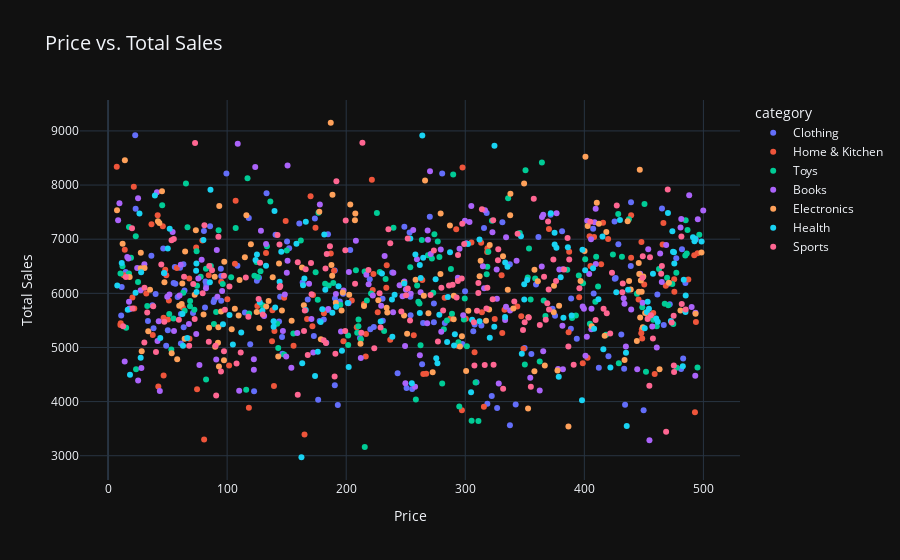
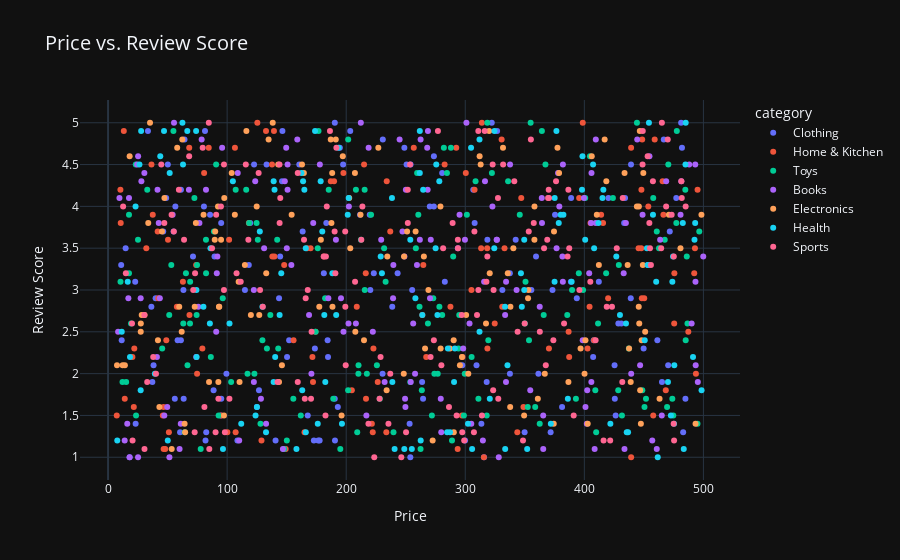

The notebook cell saved with these charts, in order:
### Code cell
fig = px.scatter(df, x='price', y='total_sales', color='category', title='Price vs. Total Sales',
                 color_continuous_scale='Viridis')

fig.update_layout(
    title_font_size=20,
    xaxis_title="Price",
    yaxis_title="Total Sales",
    template="plotly_dark"
)

fig.show()

# Scatter plot: price vs. review_score with Viridis color palette
fig = px.scatter(df, x='price', y='review_score', color='category', title='Price vs. Review Score',
                 color_continuous_scale='Viridis')

fig.update_layout(
    title_font_size=20,
    xaxis_title="Price",
    yaxis_title="Review Score",
    template="plotly_dark"
)

fig.show()

### Figure 1 — Plotly figure (JSON) as saved in the notebook; plotly's stock layout.template omitted (floating-point values rounded to 4 significant figures; data arrays with more than 128 entries replaced by an {"elided": "..."} marker saying what was removed)
{"data": [{"hovertemplate": "category=Clothing<br>price=%{x}<br>total_sales=%{y}<extra></extra>", "legendgroup": "Clothing", "marker": {"color": "#636efa", "symbol": "circle"}, "mode": "markers", "name": "Clothing", "orientation": "v", "showlegend": true, "type": "scatter", "x": {"elided": "140 float values"}, "xaxis": "x", "y": {"elided": "140 int values"}, "yaxis": "y"}, {"hovertemplate": "category=Home & Kitchen<br>price=%{x}<br>total_sales=%{y}<extra></extra>", "legendgroup": "Home & Kitchen", "marker": {"color": "#EF553B", "symbol": "circle"}, "mode": "markers", "name": "Home & Kitchen", "orientation": "v", "showlegend": true, "type": "scatter", "x": [475.6, 264.8, 149.2, 405.2, 155.8, 343.7, 222.9, 22.02, 332.9, 447.9, 139.3, 74.76, 387.3, 386.8, 41.65, 36.46, 216.6, 256.7, 118.3, 448.6, 216.4, 172.1, 165.0, 492.9, 187.1, 318.6, 13.21, 347.0, 439.3, 267.2, 51.09, 318.4, 46.65, 305.2, 330.5, 101.7, 468.4, 495.1, 439.3, 445.6, 313.3, 222.3, 128.9, 370.3, 307.8, 331.1, 14.02, 408.2, 402.7, 404.4, 465.7, 414.1, 448.3, 197.7, 10.36, 46.63, 215.0, 10.62, 237.0, 263.9, 315.6, 475.4, 487.3, 493.7, 420.0, 282.7, 204.7, 221.6, 68.38, 95.03, 100.2, 48.91, 107.1, 226.5, 167.1, 395.6, 48.03, 68.15, 324.7, 287.5, 181.3, 80.67, 84.54, 132.7, 171.6, 208.9, 398.7, 234.0, 450.3, 453.7, 62.86, 21.6, 79.21, 233.7, 466.4, 297.7, 32.11, 7.29, 170.1, 457.9, 292.4, 106.5, 37.53, 189.8, 125.4, 293.6, 174.2, 137.7, 313.9, 447.8, 138, 73.98, 492.3, 415.7, 45.99, 147.9, 20.44, 300.4, 57.77, 42.19, 348.9, 139.7, 297.2, 50.33, 459.1], "xaxis": "x", "y": [6027, 4512, 7337, 6503, 5032, 5756, 6357, 5718, 5696, 6950, 4290, 4226, 6766, 5279, 7444, 7275, 5248, 5224, 3885, 5167, 4831, 5971, 3391, 3804, 6735, 6831, 6335, 5578, 6658, 4515, 5867, 6763, 4484, 6940, 6335, 4665, 6138, 6739, 7442, 5888, 6935, 6062, 5658, 7190, 4911, 5269, 6806, 7039, 4809, 7053, 6903, 6537, 5334, 5113, 5414, 5550, 5801, 5447, 5142, 6246, 3904, 6259, 6257, 5472, 7002, 5920, 5868, 8097, 5161, 6213, 5891, 6335, 7709, 5649, 5524, 5929, 6435, 6276, 5528, 5536, 5633, 3301, 6335, 6744, 5391, 5373, 4708, 6520, 6163, 5565, 5732, 7968, 6978, 6105, 7298, 8326, 5998, 8337, 7792, 5638, 7186, 6545, 5230, 6419, 5767, 5030, 7210, 5114, 5649, 5263, 5687, 6846, 6702, 7302, 7237, 5918, 5922, 5530, 6466, 4279, 4978, 5302, 3842, 5515, 4511], "yaxis": "y"}, {"hovertemplate": "category=Toys<br>price=%{x}<br>total_sales=%{y}<extra></extra>", "legendgroup": "Toys", "marker": {"color": "#00cc96", "symbol": "circle"}, "mode": "markers", "name": "Toys", "orientation": "v", "showlegend": true, "type": "scatter", "x": {"elided": "151 float values"}, "xaxis": "x", "y": {"elided": "151 int values"}, "yaxis": "y"}, {"hovertemplate": "category=Books<br>price=%{x}<br>total_sales=%{y}<extra></extra>", "legendgroup": "Books", "marker": {"color": "#ab63fa", "symbol": "circle"}, "mode": "markers", "name": "Books", "orientation": "v", "showlegend": true, "type": "scatter", "x": {"elided": "154 float values"}, "xaxis": "x", "y": {"elided": "154 int values"}, "yaxis": "y"}, {"hovertemplate": "category=Electronics<br>price=%{x}<br>total_sales=%{y}<extra></extra>", "legendgroup": "Electronics", "marker": {"color": "#FFA15A", "symbol": "circle"}, "mode": "markers", "name": "Electronics", "orientation": "v", "showlegend": true, "type": "scatter", "x": {"elided": "138 float values"}, "xaxis": "x", "y": {"elided": "138 int values"}, "yaxis": "y"}, {"hovertemplate": "category=Health<br>price=%{x}<br>total_sales=%{y}<extra></extra>", "legendgroup": "Health", "marker": {"color": "#19d3f3", "symbol": "circle"}, "mode": "markers", "name": "Health", "orientation": "v", "showlegend": true, "type": "scatter", "x": {"elided": "139 float values"}, "xaxis": "x", "y": {"elided": "139 int values"}, "yaxis": "y"}, {"hovertemplate": "category=Sports<br>price=%{x}<br>total_sales=%{y}<extra></extra>", "legendgroup": "Sports", "marker": {"color": "#FF6692", "symbol": "circle"}, "mode": "markers", "name": "Sports", "orientation": "v", "showlegend": true, "type": "scatter", "x": {"elided": "153 float values"}, "xaxis": "x", "y": {"elided": "153 int values"}, "yaxis": "y"}], "layout": {"legend": {"title": {"text": "category"}, "tracegroupgap": 0}, "title": {"font": {"size": 20}, "text": "Price vs. Total Sales"}, "xaxis": {"anchor": "y", "domain": [0, 1], "title": {"text": "Price"}}, "yaxis": {"anchor": "x", "domain": [0, 1], "title": {"text": "Total Sales"}}}}

### Figure 2 — Plotly figure (JSON) as saved in the notebook; plotly's stock layout.template omitted (floating-point values rounded to 4 significant figures; data arrays with more than 128 entries replaced by an {"elided": "..."} marker saying what was removed)
{"data": [{"hovertemplate": "category=Clothing<br>price=%{x}<br>review_score=%{y}<extra></extra>", "legendgroup": "Clothing", "marker": {"color": "#636efa", "symbol": "circle"}, "mode": "markers", "name": "Clothing", "orientation": "v", "showlegend": true, "type": "scatter", "x": {"elided": "140 float values"}, "xaxis": "x", "y": {"elided": "140 float values"}, "yaxis": "y"}, {"hovertemplate": "category=Home & Kitchen<br>price=%{x}<br>review_score=%{y}<extra></extra>", "legendgroup": "Home & Kitchen", "marker": {"color": "#EF553B", "symbol": "circle"}, "mode": "markers", "name": "Home & Kitchen", "orientation": "v", "showlegend": true, "type": "scatter", "x": [475.6, 264.8, 149.2, 405.2, 155.8, 343.7, 222.9, 22.02, 332.9, 447.9, 139.3, 74.76, 387.3, 386.8, 41.65, 36.46, 216.6, 256.7, 118.3, 448.6, 216.4, 172.1, 165.0, 492.9, 187.1, 318.6, 13.21, 347.0, 439.3, 267.2, 51.09, 318.4, 46.65, 305.2, 330.5, 101.7, 468.4, 495.1, 439.3, 445.6, 313.3, 222.3, 128.9, 370.3, 307.8, 331.1, 14.02, 408.2, 402.7, 404.4, 465.7, 414.1, 448.3, 197.7, 10.36, 46.63, 215.0, 10.62, 237.0, 263.9, 315.6, 475.4, 487.3, 493.7, 420.0, 282.7, 204.7, 221.6, 68.38, 95.03, 100.2, 48.91, 107.1, 226.5, 167.1, 395.6, 48.03, 68.15, 324.7, 287.5, 181.3, 80.67, 84.54, 132.7, 171.6, 208.9, 398.7, 234.0, 450.3, 453.7, 62.86, 21.6, 79.21, 233.7, 466.4, 297.7, 32.11, 7.29, 170.1, 457.9, 292.4, 106.5, 37.53, 189.8, 125.4, 293.6, 174.2, 137.7, 313.9, 447.8, 138, 73.98, 492.3, 415.7, 45.99, 147.9, 20.44, 300.4, 57.77, 42.19, 348.9, 139.7, 297.2, 50.33, 459.1], "xaxis": "x", "y": [3.2, 3.3, 1.1, 3.8, 2.4, 1.3, 2.3, 2.3, 3.5, 4.2, 4.9, 2, 2.2, 2.5, 3.7, 4.5, 1.7, 4.7, 3.8, 4.8, 3.2, 1.9, 1.3, 3.5, 4.3, 2.3, 4.9, 4.1, 4.7, 2.2, 1.3, 3.5, 1.1, 3, 4.8, 3.6, 1.8, 4.2, 1, 3.5, 3.5, 1.3, 1.2, 2.3, 4.2, 2.8, 1.7, 2.4, 2.3, 2.8, 4.3, 3.9, 2.9, 4.4, 4.2, 1.6, 4.5, 3.8, 3.7, 2.7, 1, 2.6, 2.5, 2, 2.9, 4.5, 1.8, 1.4, 2.7, 1.5, 1.3, 2.4, 1.3, 1.9, 3.5, 4.1, 1.1, 4.7, 2.6, 2.8, 3.4, 4.4, 4.7, 4.9, 2.2, 2.8, 5, 4.3, 2.9, 4, 3.1, 1.6, 2.3, 1.3, 3.9, 2.2, 3.5, 1.5, 3.5, 1.5, 4.7, 4.7, 3.9, 4.3, 5, 1.1, 2.5, 4.5, 5, 3.5, 3.4, 3.3, 3.2, 3.8, 1.5, 3.3, 2.2, 4.4, 2.8, 2.9, 1.6, 3.4, 1.5, 3.6, 4.8], "yaxis": "y"}, {"hovertemplate": "category=Toys<br>price=%{x}<br>review_score=%{y}<extra></extra>", "legendgroup": "Toys", "marker": {"color": "#00cc96", "symbol": "circle"}, "mode": "markers", "name": "Toys", "orientation": "v", "showlegend": true, "type": "scatter", "x": {"elided": "151 float values"}, "xaxis": "x", "y": {"elided": "151 float values"}, "yaxis": "y"}, {"hovertemplate": "category=Books<br>price=%{x}<br>review_score=%{y}<extra></extra>", "legendgroup": "Books", "marker": {"color": "#ab63fa", "symbol": "circle"}, "mode": "markers", "name": "Books", "orientation": "v", "showlegend": true, "type": "scatter", "x": {"elided": "154 float values"}, "xaxis": "x", "y": {"elided": "154 float values"}, "yaxis": "y"}, {"hovertemplate": "category=Electronics<br>price=%{x}<br>review_score=%{y}<extra></extra>", "legendgroup": "Electronics", "marker": {"color": "#FFA15A", "symbol": "circle"}, "mode": "markers", "name": "Electronics", "orientation": "v", "showlegend": true, "type": "scatter", "x": {"elided": "138 float values"}, "xaxis": "x", "y": {"elided": "138 float values"}, "yaxis": "y"}, {"hovertemplate": "category=Health<br>price=%{x}<br>review_score=%{y}<extra></extra>", "legendgroup": "Health", "marker": {"color": "#19d3f3", "symbol": "circle"}, "mode": "markers", "name": "Health", "orientation": "v", "showlegend": true, "type": "scatter", "x": {"elided": "139 float values"}, "xaxis": "x", "y": {"elided": "139 float values"}, "yaxis": "y"}, {"hovertemplate": "category=Sports<br>price=%{x}<br>review_score=%{y}<extra></extra>", "legendgroup": "Sports", "marker": {"color": "#FF6692", "symbol": "circle"}, "mode": "markers", "name": "Sports", "orientation": "v", "showlegend": true, "type": "scatter", "x": {"elided": "153 float values"}, "xaxis": "x", "y": {"elided": "153 float values"}, "yaxis": "y"}], "layout": {"legend": {"title": {"text": "category"}, "tracegroupgap": 0}, "title": {"font": {"size": 20}, "text": "Price vs. Review Score"}, "xaxis": {"anchor": "y", "domain": [0, 1], "title": {"text": "Price"}}, "yaxis": {"anchor": "x", "domain": [0, 1], "title": {"text": "Review Score"}}}}
